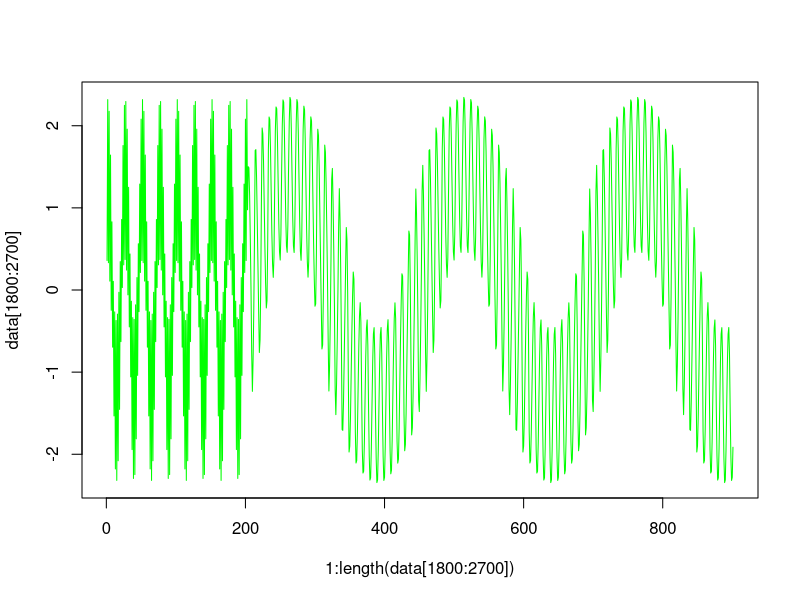

Write R code to recreate this figure.

f <- function(k) {
  if (k < 2001) {
    return (cos(2*pi*k/25) + cos(2*pi*k/2))^3
  } else {
    return(sin(2*pi*k/250) + sin(2*pi*k/10))^3
  }
}

data <- rep(0, 3000)
for (k in 2 : (length(data) - 1)) {
  data[k+1] <- data[k]/(1 + (data[k])^2) + f(k)
}

plot(1:length(data[1800:2700]), data[1800:2700], type="l", col="green")

#write(data, file = "Narendra3.txt", ncolumns = 1, append = FALSE, sep = " ")

#fd <- rep(0, length(data))
#for(k in 2 : length(data)) {
#  fd[k] <- data[k-1]
#}
#plot(fd, data, type="l", col="blue")